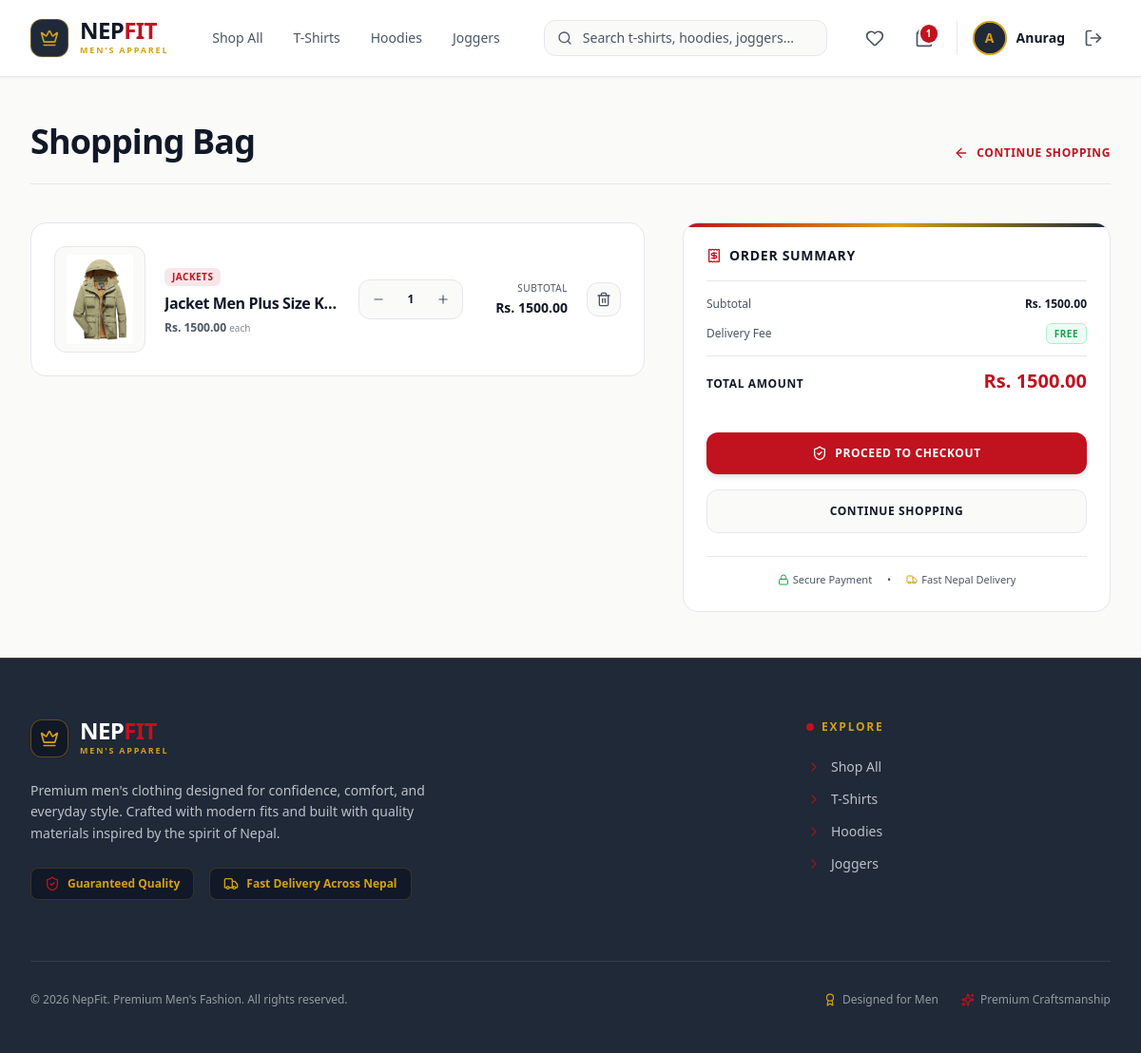
Page /cart/ (signed in) on the earlier database version.
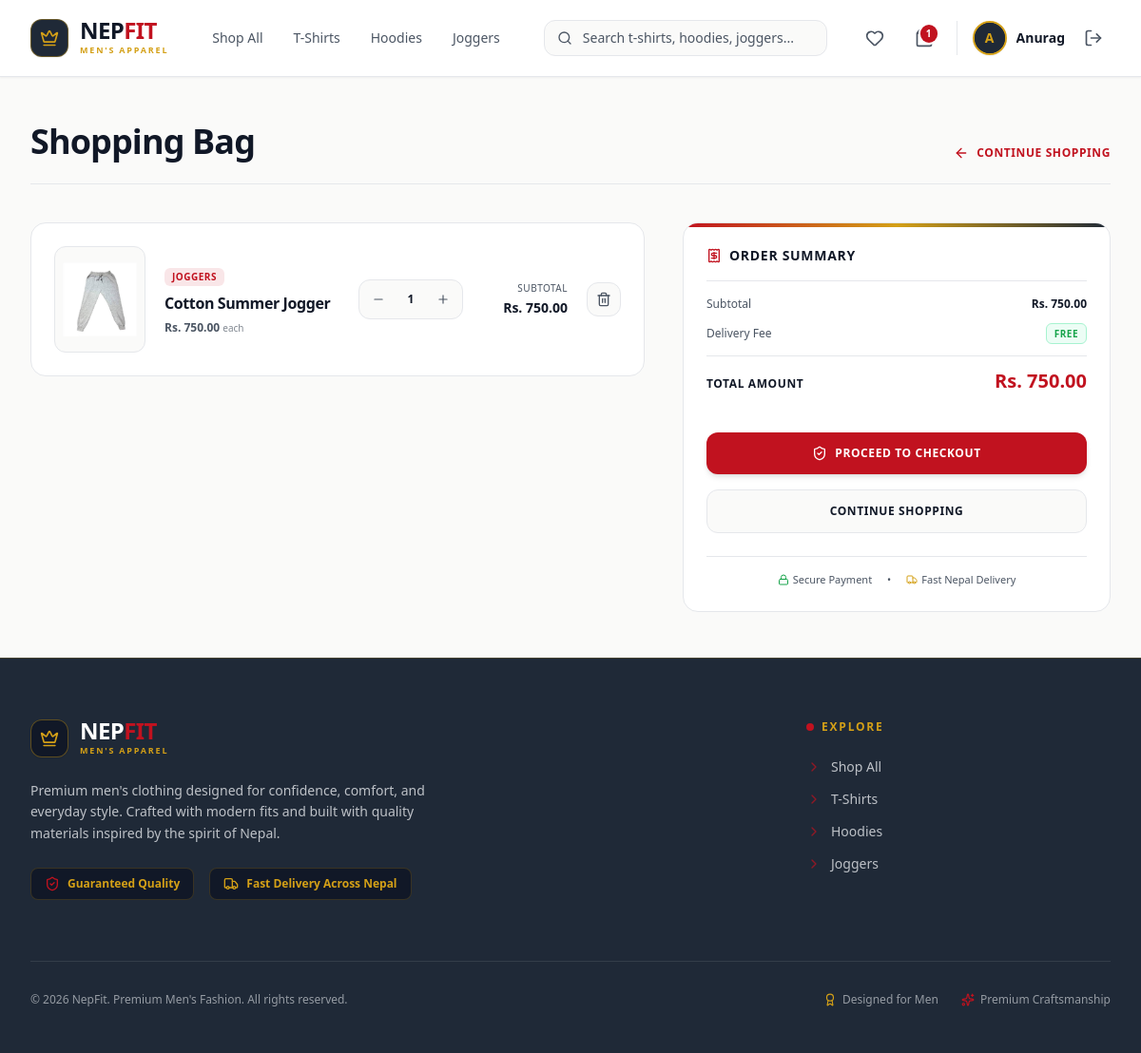
Same page on the later database version.
### nf_app/models.py (models this page shows, shortened)
class CartItem(models.Model):
    cart = models.ForeignKey(Cart, on_delete=models.CASCADE, related_name='items')
    product = models.ForeignKey(Product, on_delete=models.CASCADE)
    selected_size = models.CharField(max_length=10, choices=Product.Size.choices, default=Product.Size.MEDIUM)
    quantity = models.PositiveIntegerField(default=1)
    @property
    def total_price(self):
        return self.product.price * self.quantity

class Product(models.Model):
    class Category(models.TextChoices):
        SHIRTS = 'shirts', 'Shirts'
        T_SHIRTS = 't_shirts', 'T-Shirts'
        PANTS = 'pants', 'Pants'
        HOODIES = 'hoodies', 'Hoodies'
        JACKETS = 'jackets', 'Jackets'
        SWEATSHIRTS = 'sweatshirts', 'Sweatshirts'
        JOGGERS = 'joggers', 'Joggers'
        SHORTS = 'shorts', 'Shorts'
    class Size(models.TextChoices):
        SMALL = 'S', 'Small'
        MEDIUM = 'M', 'Medium'
        LARGE = 'L', 'Large'
        XLARGE = 'XL', 'Extra Large'
        XXLARGE = 'XXL', 'Double Extra Large'
    name = models.CharField(max_length=255)
    brand = models.CharField(max_length=100, default='NepFit', help_text="Brand name (e.g., NepFit)")
    category = models.CharField(max_length=30, choices=Category.choices)
    size = models.CharField(max_length=10, choices=Size.choices, default=Size.MEDIUM, help_text="Default size for this product")
    description = models.TextField(help_text="Product details, fabric materials, and sizing guide.")
    price = models.DecimalField(max_digits=10, decimal_places=2)
    stock = models.PositiveIntegerField(default=10)
    product_image = models.ImageField(upload_to='images/products/')
    is_active = models.BooleanField(default=True)
    created_at = models.DateTimeField(auto_now_add=True)

### nf_app/views/cart_view.py (the view)
# urls.py: path('cart/', cart_view, name='cart'),
@login_required
def cart_view(request):
    if request.user.is_staff:
        messages.error(request, "Staff members cannot access the cart.")
        return redirect('home')
    cart, created = Cart.objects.get_or_create(customer=request.user)
    cart_items = CartItem.objects.filter(cart=cart)
    total_price = sum(item.product.price * item.quantity for item in cart_items)
    return render(request, 'main/cart_page.html', {'cart_items': cart_items, 'total_price': total_price})

### nf_app/templates/main/cart_page.html (shortened to what the changed rows need)
<!DOCTYPE html>
<html lang="en">
<head>
    {% load static %}
    <link href="{% static 'css/styles.css' %}" rel="stylesheet" />
</head>
<body class="bg-[#FAFAF9] text-[#4B5563] font-sans min-h-screen flex flex-col antialiased selection:bg-[#C1121F] selection:text-white">
    <main class="flex-grow max-w-7xl w-full mx-auto px-4 sm:px-6 lg:px-8 py-8 lg:py-12">
        <div class="mb-8 lg:mb-10 flex flex-col md:flex-row md:items-end justify-between gap-4 border-b border-[#E5E7EB] pb-6">
            <div>
                <h1 class="text-2xl sm:text-3xl lg:text-4xl font-extrabold tracking-tight text-[#111827]">
                    Shopping Bag
                </h1>
            </div>
        </div>
        {% if cart_items %}
            <div class="grid grid-cols-1 lg:grid-cols-12 gap-8 lg:gap-10 items-start">
                <div class="lg:col-span-7 xl:col-span-8 space-y-4">
                    {% for item in cart_items %}
                        <div class="bg-[#FFFFFF] border border-[#E5E7EB] rounded-2xl p-4 sm:p-6 flex flex-col sm:flex-row items-stretch sm:items-center justify-between gap-5 hover:border-[#D4A017]/40 transition-all shadow-xs group">
                            <div class="flex items-center gap-4 sm:gap-5 flex-1 min-w-0">
                                <div class="w-20 h-24 sm:w-24 sm:h-28 bg-[#FAFAF9] border border-[#E5E7EB] rounded-xl overflow-hidden flex items-center justify-center p-2 shrink-0 group-hover:bg-white transition-colors relative">
                                    {% if item.product.product_image %}
                                        <img src="{{ item.product.product_image.url }}" alt="{{ item.product.name }}" class="w-full h-full object-contain rounded-lg">
                                    {% else %}
                                        <i data-lucide="image-off" class="w-8 h-8 text-[#E5E7EB]"></i>
                                    {% endif %}
                                </div>
                                <div class="space-y-1.5 flex-1 min-w-0">
                                    <span class="inline-block text-[10px] font-bold uppercase tracking-wider text-[#C1121F] bg-[#C1121F]/10 px-2 py-0.5 rounded-md">
                                        {{ item.product.get_category_display }}
                                    </span>
                                    <h3 class="font-bold text-[#111827] text-base tracking-tight truncate group-hover:text-[#C1121F] transition-colors">
                                        {{ item.product.name }}
                                    </h3>
                                    <p class="text-xs font-semibold text-[#4B5563]">
                                        Rs. {{ item.product.price|floatformat:2 }} <span class="text-[10px] font-normal text-[#4B5563]/70">each</span>
                                    </p>
                                </div>
                            </div>
                            <div class="flex items-center justify-between sm:justify-end gap-5 border-t sm:border-t-0 border-[#E5E7EB] pt-3 sm:pt-0 shrink-0">
                                <div class="flex items-center bg-[#FAFAF9] border border-[#E5E7EB] rounded-xl p-1 shadow-2xs">
                                    <a href="/cart/decrease/{{ item.product.id }}/" class="w-8 h-8 rounded-lg flex items-center justify-center text-[#4B5563] hover:text-[#C1121F] hover:bg-[#FFFFFF] transition-all" aria-label="Decrease quantity">
                                        <i data-lucide="minus" class="w-3.5 h-3.5"></i>
                                    </a>
                                    <span class="w-9 text-center text-xs font-bold text-[#111827]">
                                        {{ item.quantity }}
                                    </span>
                                    <a href="/cart/increase/{{ item.product.id }}/" class="w-8 h-8 rounded-lg flex items-center justify-center text-[#4B5563] hover:text-[#C1121F] hover:bg-[#FFFFFF] transition-all" aria-label="Increase quantity">
                                        <i data-lucide="plus" class="w-3.5 h-3.5"></i>
                                    </a>
                                </div>
                                <div class="text-right min-w-[90px]">
                                    <span class="text-[10px] text-[#4B5563] block font-medium uppercase tracking-wider">Subtotal</span>
                                    <span class="text-sm font-extrabold text-[#111827]">Rs. {{ item.total_price|floatformat:2 }}</span>
                                </div>
                                <a href="/cart/remove/{{ item.product.id }}/" class="w-9 h-9 bg-[#FAFAF9] hover:bg-[#B91C1C]/10 border border-[#E5E7EB] hover:border-[#B91C1C]/30 text-[#4B5563] hover:text-[#B91C1C] rounded-xl transition-all flex items-center justify-center shrink-0" title="Remove Item">
                                    <i data-lucide="trash-2" class="w-4 h-4"></i>
                                </a>
                            </div>
                        </div>
                    {% endfor %}
                </div>
                <div class="lg:col-span-5 xl:col-span-4 lg:sticky lg:top-24">
                    <div class="bg-[#FFFFFF] border border-[#E5E7EB] rounded-2xl p-6 shadow-xs relative overflow-hidden">
                        <div class="h-1 bg-gradient-to-r from-[#C1121F] via-[#D4A017] to-[#1F2937] absolute top-0 left-0 right-0"></div>
                        <h2 class="text-sm font-extrabold uppercase tracking-wider text-[#111827] border-b border-[#E5E7EB] pb-4 flex items-center gap-2">
                            <i data-lucide="receipt" class="w-4 h-4 text-[#C1121F]"></i>
                            Order Summary
                        </h2>
                        <div class="space-y-3 py-4">
                            <div class="flex justify-between items-center text-xs">
                                <span class="text-[#4B5563] font-medium">Subtotal</span>
                                <span class="font-bold text-[#111827]">Rs. {{ total_price|floatformat:2 }}</span>
                            </div>
                            <div class="flex justify-between items-center text-xs">
                                <span class="text-[#4B5563] font-medium">Delivery Fee</span>
                                <span class="font-extrabold text-[#16A34A] uppercase tracking-wider text-[10px] bg-emerald-50 px-2 py-0.5 rounded-md border border-emerald-200">Free</span>
                            </div>
                            <div class="border-t border-[#E5E7EB] pt-3 flex justify-between items-baseline">
                                <span class="text-xs font-bold uppercase tracking-wider text-[#111827]">Total Amount</span>
                                <span class="text-xl font-black text-[#C1121F]">Rs. {{ total_price|floatformat:2 }}</span>
                            </div>
                        </div>
                        <form method="POST" action="/payment/initiate/" class="space-y-4 pt-2">
                            <button type="button" id="action_button" class="w-full bg-[#C1121F] hover:bg-[#9B0D18] text-white font-bold py-3.5 px-6 rounded-xl text-xs uppercase tracking-wider transition-all flex items-center justify-center gap-2 shadow-md hover:shadow-lg cursor-pointer">
                                <i data-lucide="shield-check" class="w-4 h-4"></i>
                                <span id="button_text">Proceed to Checkout</span>
                            </button>
                            <a href="/products/" class="w-full bg-[#FAFAF9] hover:bg-[#E5E7EB] text-[#111827] font-bold py-3.5 px-6 rounded-xl text-xs uppercase tracking-wider transition-all flex items-center justify-center gap-2 border border-[#E5E7EB]">
                                Continue Shopping
                            </a>
                        </form>
                        <div class="mt-6 pt-4 border-t border-[#E5E7EB] flex items-center justify-center gap-4 text-[#4B5563] text-[11px]">
                            <span class="flex items-center gap-1">
                                <i data-lucide="lock" class="w-3 h-3 text-[#16A34A]"></i>
                                Secure Payment
                            </span>
                            <span>•</span>
                            <span class="flex items-center gap-1">
                                <i data-lucide="truck" class="w-3 h-3 text-[#D4A017]"></i>
                                Fast Nepal Delivery
                            </span>
                        </div>
                    </div>
                </div>
            </div>
        {% endif %}
    </main>
</body>
</html>

Differences in the rows shown:
removed CartItem: product.product_image (picture), product.category "JACKETS", product.name "Jacket Men Plus Size K…", product.price "1500.00", quantity "1", total_price "1500.00"
added CartItem: product.product_image (picture), product.category "JOGGERS", product.name "Cotton Summer Jogger", product.price "750.00", quantity "1", total_price "750.00"
Other differences:
{{ total_price|floatformat:2 }}: "1500.00" → "750.00"
